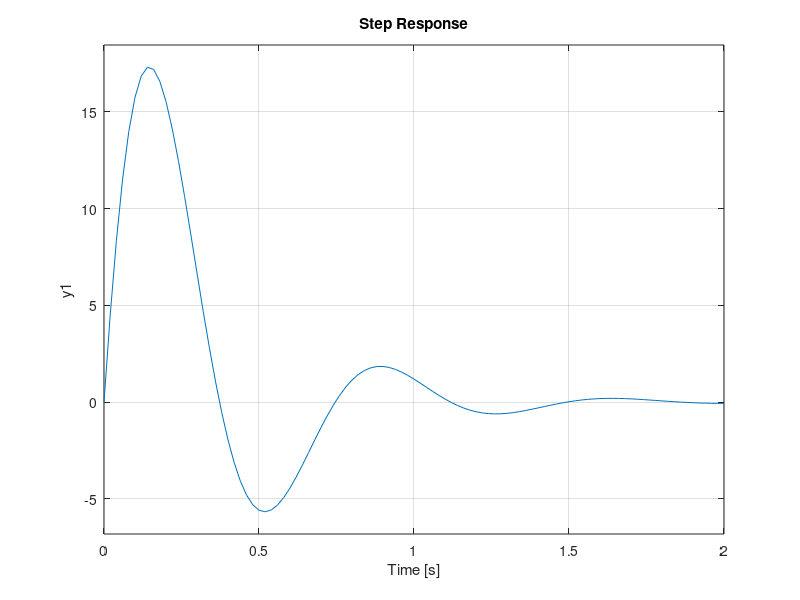

Write the MATLAB code that produced this figure.
% Problem 2
g1 = tf(6,[1,0])
g2 = tf(1,[4,1])
g3 = tf(1,[3,2])
g4 = tf(10)
g5 = inv(g1)*10+1

sys = feedback(series(g1,feedback(series(g2,g3),g4)),1)
step(sys)

sys2 = -feedback(series(series(series(g3,-g5),g1),g2),1,+1)
step(sys2)

% Problem 3
% params
m = 100
c = 600
k1 = 8000
k2 = 24000
tau = 0.01
t = 0:0.01:10
y = 1 - exp(-t/tau)

springDamper = tf([k2,0],[m,c,k1])
step(springDamper)



mastLifter = tf()